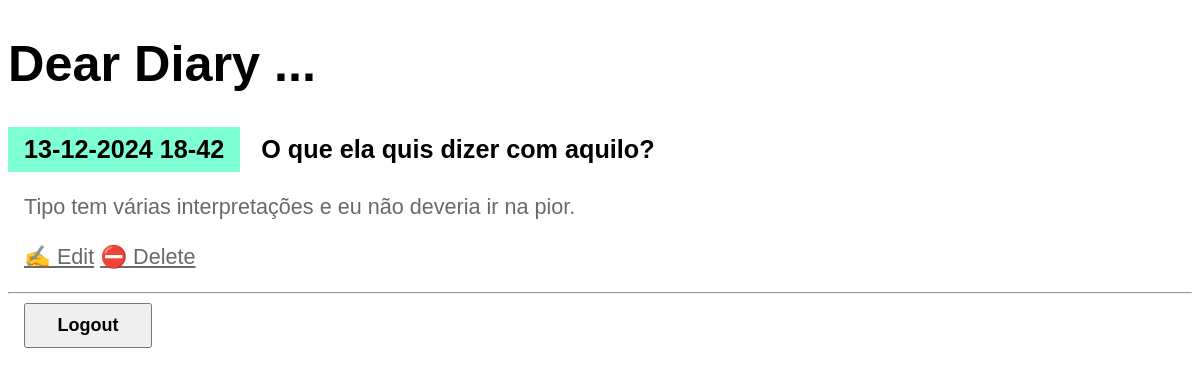
Screenshot of /entry/12 (signed in) with the database file from the repository.
### entries/models.py (models this page shows, shortened)
class Entry(models.Model):
    title = models.CharField(max_length=200)
    content = models.TextField()
    date_created = models.DateTimeField(default=timezone.now)
    class Meta:
        verbose_name_plural = "Entries"

### entries/views.py (the view)
class EntryDetailView(LockedView, DetailView):
    model = Entry

### entries/templates/entries/entry_detail.html
{% extends "entries/base.html" %}
{% block content %}
    <article>
      <h2>{{ entry.date_created|date:'d-m-Y H-i' }}</h2>
      <h3>{{ entry.title }}</h3>
      <p>{{ entry.content }}</p>
    </article>
    <p>
      <a href="{% url 'entry-update' entry.id %}">✍️ Edit</a>
      <a href="{% url 'entry-delete' entry.id %}">⛔ Delete</a>
    </p>
{% endblock %}

### entries/static/css/diary.css (style rules this page uses)
* { box-sizing: border-box; }
body { font-family: sans-serif; font-size: 18px; }
a { color: inherit; }
h2, h3 { font-size: 1.4em; margin: 0; display: inline-block; padding: 0.5rem 1rem; vertical-align: top; }
h2 { background-color: aquamarine; }
article { margin-bottom: 0.5rem; }
p { font-size: 1.2em; padding-left: 1rem; line-height: 1.3em; max-width: 36rem; color: dimgray; }

### rows the page displays
Entry: date_created "13-12-2024 18-42", title "O que ela quis dizer com aquilo?", content "Tipo tem várias interpretações e eu não deveria ir na pior."
